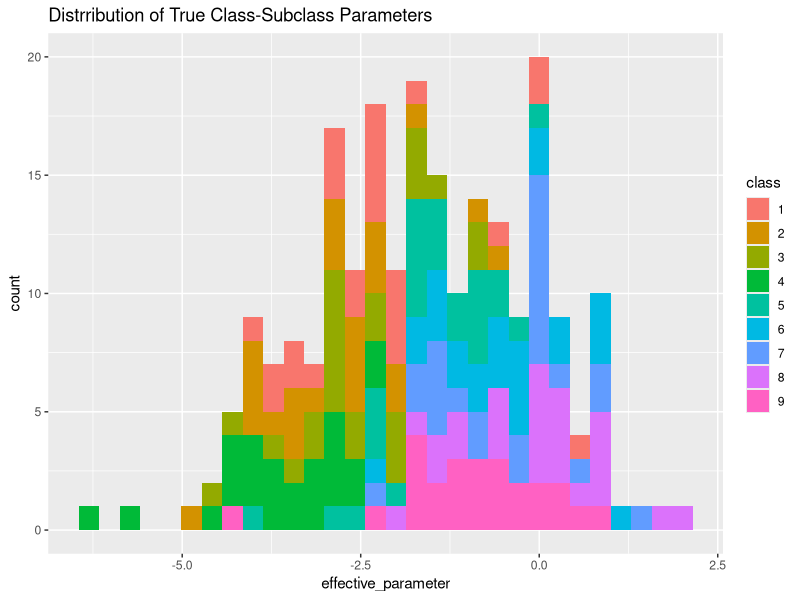
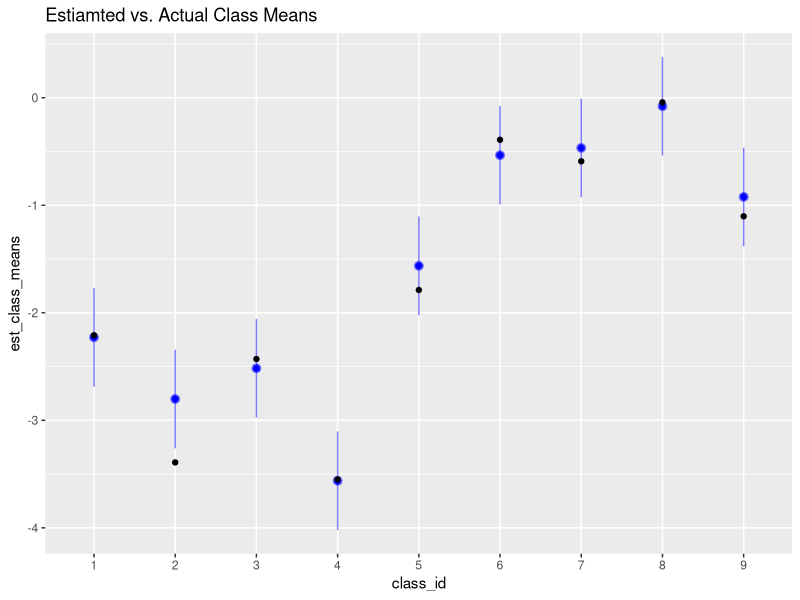

Recreate these plots in R, in order.
library(lme4)
library(arm)
library(ggplot2)
library(reshape2)

# We will construct a model where each class has an associated parameter, and
# each class-subclass combination also has a parameter.  The effect of the
# combined class-subclass combination will be the sum of the effects.
N_class <- 9
N_subclass <- 25

class_parameters <- structure(
                      rnorm(N_class, sd = 3),
                      names = as.character(1:N_class)
)
subclass_parameters <- structure(
  rnorm(N_class*N_subclass),
  # Check the transpose, to put things in an inuitive order
  names = as.vector(t(outer(1:N_class, 1:N_subclass, paste, sep=".")))
)

# The efective parameter for a class-subclass combination is the sum of the
# parameters for each
get_class_name <- function(subclass_name) strsplit(subclass_name, ".", fixed = TRUE)[[1]][1]
effective_parameters <- lapply(
  names(subclass_parameters),
  function(x) subclass_parameters[x] + class_parameters[get_class_name(x)]
)
names(effective_parameters) <- names(subclass_parameters)

parameters_df <- data.frame(
  effective_parameter = unlist(effective_parameters),
  class = rep(names(class_parameters), each = N_subclass),
  subclass = names(subclass_parameters)
)

ggplot(data = parameters_df, aes(x = effective_parameter)) +
  geom_histogram(aes(fill = class)) +
  labs(title = "Distrribution of True Class-Subclass Parameters")


# Create some fake data with a two-heirachy structure to mimic make-model.
N_obs <- 200000

class <- as.character(sample(1:N_class, N_obs, replace = TRUE))
subclass <- as.character(sample(1:N_subclass, N_obs, replace = TRUE))
class_subclass <- paste(class, subclass, sep = ".")
y <- class_parameters[class] + subclass_parameters[class_subclass] + rnorm(N_obs, mean = 0, sd = .1)

class_subclass_df <- data.frame(
  class  = class,
  subclass = subclass,
  y = y
)

M <- lmer(y ~ (1 | class) + (1 | class:subclass), data = class_subclass_df)

# The class means are recovered well
class_means_df <- data.frame(
  class_id = names(class_parameters),
  true_class_means = class_parameters,
  est_class_means = fixef(M) + ranef(M)$class[, 1],
  # The intercept and class means are assumed to vary independently here.
  upper_se = fixef(M) + ranef(M)$class[, 1] +
             sqrt(se.coef(M)$fixef^2 + se.coef(M)$class[, 1]^2),
  lower_se = fixef(M) + ranef(M)$class[, 1] -
             sqrt(se.coef(M)$fixef^2 + se.coef(M)$class[, 1]^2)
)

ggplot(data = class_means_df) +
  geom_point(aes(x = class_id, y = est_class_means), color = "blue") +
  geom_pointrange(aes(x = class_id, y = est_class_means,
                      ymax = upper_se, ymin = lower_se), color = "blue",
                  alpha = .5) +
  geom_point(aes(x = class_id, y = true_class_means)) +
  labs(title = "Estiamted vs. Actual Class Means")
